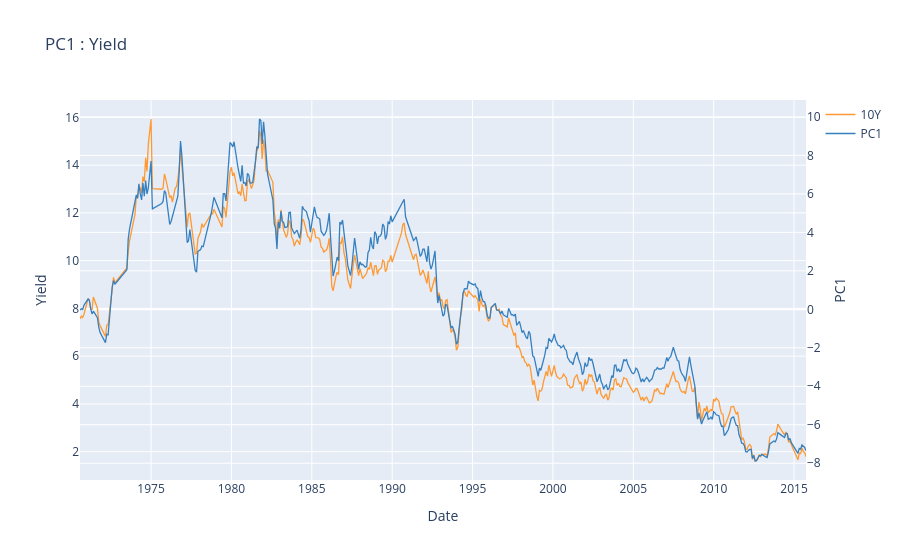

This figure's notebook cell:
### Code cell
level.iplot(
    secondary_y='PC1',  
    layout=dict(
        title='PC1 : Yield',
        xaxis=dict(
            title=dict(text='Date') 
        ),
        yaxis=dict(
            title=dict(text='Yield')
        ),
        yaxis2=dict(
            title=dict(text='PC1'),  
            overlaying='y', 
            side='right' 
        )
    )
)

### Figure 1 — Plotly figure (JSON) as saved in the notebook; plotly's stock layout.template omitted (floating-point values rounded to 4 significant figures; data arrays with more than 128 entries replaced by an {"elided": "..."} marker saying what was removed)
{"data": [{"line": {"color": "rgba(255, 153, 51, 1.0)", "dash": "solid", "shape": "linear", "width": 1.3}, "mode": "lines", "name": "10Y", "text": "", "type": "scatter", "x": {"elided": "456 str values"}, "y": {"elided": "456 float values"}}, {"line": {"color": "rgba(55, 128, 191, 1.0)", "dash": "solid", "shape": "linear", "width": 1.3}, "mode": "lines", "name": "PC1", "text": "", "type": "scatter", "x": {"elided": "456 str values"}, "xaxis": "x", "y": {"elided": "456 float values"}, "yaxis": "y2"}], "layout": {"title": {"text": "PC1 : Yield"}, "xaxis": {"title": {"text": "Date"}}, "yaxis": {"title": {"text": "Yield"}}, "yaxis2": {"overlaying": "y", "side": "right", "title": {"text": "PC1"}}}}
